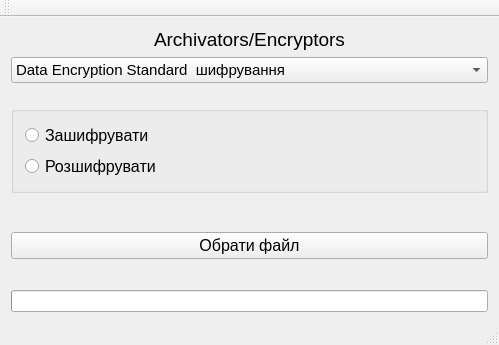
<?xml version="1.0" encoding="UTF-8"?>
<ui version="4.0">
 <class>MainWindow</class>
 <widget class="QMainWindow" name="MainWindow">
  <property name="geometry">
   <rect>
    <x>0</x>
    <y>0</y>
    <width>499</width>
    <height>345</height>
   </rect>
  </property>
  <property name="windowTitle">
   <string>Archiver/Encryptors</string>
  </property>
  <property name="windowIcon">
   <iconset resource="resource.qrc">
    <normaloff>:/img/img/icon.png</normaloff>:/img/img/icon.png</iconset>
  </property>
  <widget class="QWidget" name="centralWidget">
   <layout class="QVBoxLayout" name="verticalLayout_6">
    <item>
     <layout class="QVBoxLayout" name="verticalLayout_5">
      <item>
       <layout class="QVBoxLayout" name="verticalLayout_4">
        <item>
         <layout class="QVBoxLayout" name="verticalLayout_3">
          <item>
           <widget class="QLabel" name="label">
            <property name="font">
             <font>
              <pointsize>14</pointsize>
             </font>
            </property>
            <property name="accessibleName">
             <string>0</string>
            </property>
            <property name="layoutDirection">
             <enum>Qt::LeftToRight</enum>
            </property>
            <property name="text">
             <string>Archivators/Encryptors</string>
            </property>
            <property name="alignment">
             <set>Qt::AlignCenter</set>
            </property>
           </widget>
          </item>
          <item>
           <layout class="QVBoxLayout" name="verticalLayout_2">
            <item>
             <widget class="QComboBox" name="comboBox">
              <property name="font">
               <font>
                <pointsize>11</pointsize>
               </font>
              </property>
              <property name="iconSize">
               <size>
                <width>16</width>
                <height>16</height>
               </size>
              </property>
              <item>
               <property name="text">
                <string>Data Encryption Standard  шифрування</string>
               </property>
              </item>
              <item>
               <property name="text">
                <string>Rivest Cipher 4  шифрування</string>
               </property>
              </item>
              <item>
               <property name="text">
                <string>Run-length encoding архівування</string>
               </property>
              </item>
              <item>
               <property name="text">
                <string>Алгоритм  Хаффмана архівування</string>
               </property>
              </item>
             </widget>
            </item>
            <item>
             <spacer name="verticalSpacer_2">
              <property name="orientation">
               <enum>Qt::Vertical</enum>
              </property>
              <property name="sizeType">
               <enum>QSizePolicy::Preferred</enum>
              </property>
              <property name="sizeHint" stdset="0">
               <size>
                <width>20</width>
                <height>25</height>
               </size>
              </property>
             </spacer>
            </item>
            <item>
             <widget class="QGroupBox" name="groupBox">
              <property name="title">
               <string/>
              </property>
              <layout class="QVBoxLayout" name="verticalLayout">
               <item>
                <widget class="QRadioButton" name="radioButton">
                 <property name="font">
                  <font>
                   <family>Arial</family>
                   <pointsize>12</pointsize>
                   <weight>50</weight>
                   <bold>false</bold>
                  </font>
                 </property>
                 <property name="text">
                  <string>Зашифрувати</string>
                 </property>
                </widget>
               </item>
               <item>
                <widget class="QRadioButton" name="radioButton_2">
                 <property name="font">
                  <font>
                   <family>Arial</family>
                   <pointsize>12</pointsize>
                  </font>
                 </property>
                 <property name="text">
                  <string>Розшифрувати</string>
                 </property>
                </widget>
               </item>
              </layout>
             </widget>
            </item>
           </layout>
          </item>
         </layout>
        </item>
        <item>
         <spacer name="verticalSpacer">
          <property name="orientation">
           <enum>Qt::Vertical</enum>
          </property>
          <property name="sizeType">
           <enum>QSizePolicy::Preferred</enum>
          </property>
          <property name="sizeHint" stdset="0">
           <size>
            <width>20</width>
            <height>40</height>
           </size>
          </property>
         </spacer>
        </item>
        <item>
         <widget class="QPushButton" name="rle">
          <property name="font">
           <font>
            <family>Arial</family>
            <pointsize>12</pointsize>
           </font>
          </property>
          <property name="text">
           <string>Обрати файл</string>
          </property>
         </widget>
        </item>
       </layout>
      </item>
      <item>
       <spacer name="verticalSpacer_3">
        <property name="orientation">
         <enum>Qt::Vertical</enum>
        </property>
        <property name="sizeType">
         <enum>QSizePolicy::Preferred</enum>
        </property>
        <property name="sizeHint" stdset="0">
         <size>
          <width>20</width>
          <height>40</height>
         </size>
        </property>
       </spacer>
      </item>
      <item>
       <widget class="QProgressBar" name="progressBar">
        <property name="maximum">
         <number>100</number>
        </property>
        <property name="value">
         <number>0</number>
        </property>
        <property name="alignment">
         <set>Qt::AlignBottom|Qt::AlignHCenter</set>
        </property>
        <property name="format">
         <string/>
        </property>
       </widget>
      </item>
     </layout>
    </item>
   </layout>
  </widget>
  <widget class="QMenuBar" name="menuBar">
   <property name="geometry">
    <rect>
     <x>0</x>
     <y>0</y>
     <width>499</width>
     <height>21</height>
    </rect>
   </property>
  </widget>
  <widget class="QToolBar" name="mainToolBar">
   <attribute name="toolBarArea">
    <enum>TopToolBarArea</enum>
   </attribute>
   <attribute name="toolBarBreak">
    <bool>false</bool>
   </attribute>
  </widget>
  <widget class="QStatusBar" name="statusBar"/>
 </widget>
 <layoutdefault spacing="6" margin="11"/>
 <resources>
  <include location="resource.qrc"/>
 </resources>
 <connections/>
</ui>
